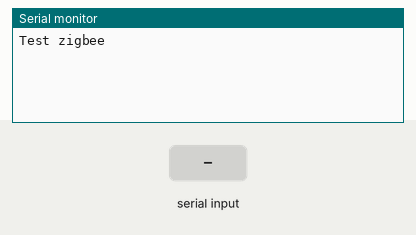
Bench run of a sketch on a simulated Arduino Mega 2560, built with avr-gcc and run on an emulated ATmega2560. On the bench: the last lines printed to the serial monitor. Inputs (shaded band) come from the test bench.

Above: at 1.2 s.
1.3 s: "1\n" received over Serial
At 2.4 s:
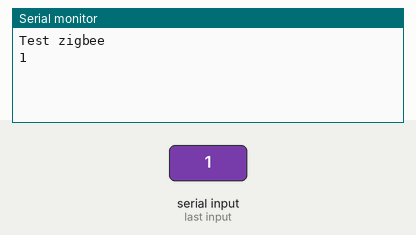
2.8 s: "0\n" received over the second serial link
At 3.5 s:
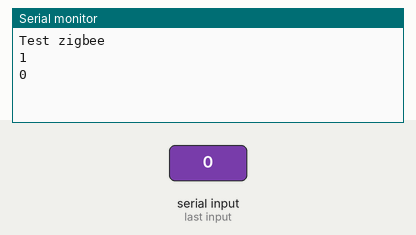
4.3 s: "2\n" received over Serial
At 4.7 s:
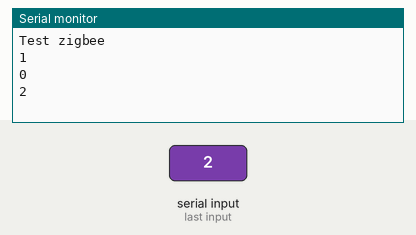

The sketch:

zigbee.ino
```cpp
void setup()
{
  //Initialisation de la liaison série UART0 à 9600 bauds
  Serial.begin(9600, SERIAL_8N1);
  //Initialisation de la liaison série UART1 à 9600 bauds
  Serial1.begin(9600, SERIAL_8N1);
  Serial.println("Test zigbee");
}

int incomingByte = 0;
int tableau [100];
int i = 0;

void loop()
{
  // Cette partie, c'est pour pouvoir écrire sur notre moniteur série
  if (Serial.available() > 0) {
    incomingByte = Serial.read();
    Serial.write(incomingByte);

    if (incomingByte != '\r') {
      tableau[i] = incomingByte;
      i++;
    }

    if (incomingByte == '\r') {
      for(int y = 0; y < i; y++) {
        int valeur = tableau[y];
        Serial1.write(valeur);
      }
      Serial1.println();
      i = 0;
    }
  }

  // Ici c'est la partie réception
  if (Serial1.available() > 0) {
    incomingByte = Serial1.read();

    Serial.write(incomingByte);
  }
}
```

Measured:
- after the input at 1.3 s, the serial monitor: prints a new line at once (image 1)
- after the input at 2.8 s, the serial monitor: prints a new line at once (image 2)
- after the input at 4.3 s, the serial monitor: prints a new line at once (image 3)
